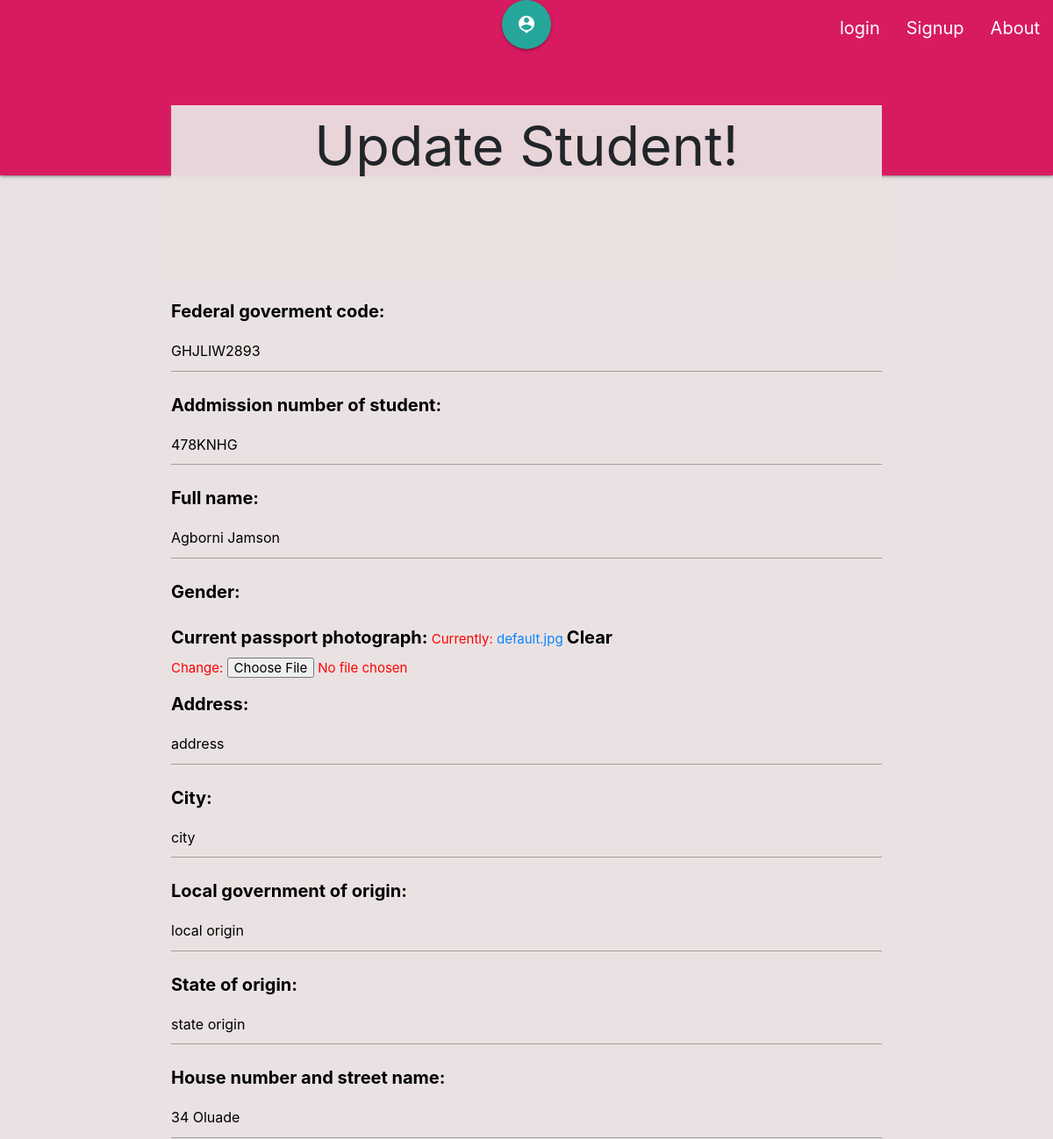
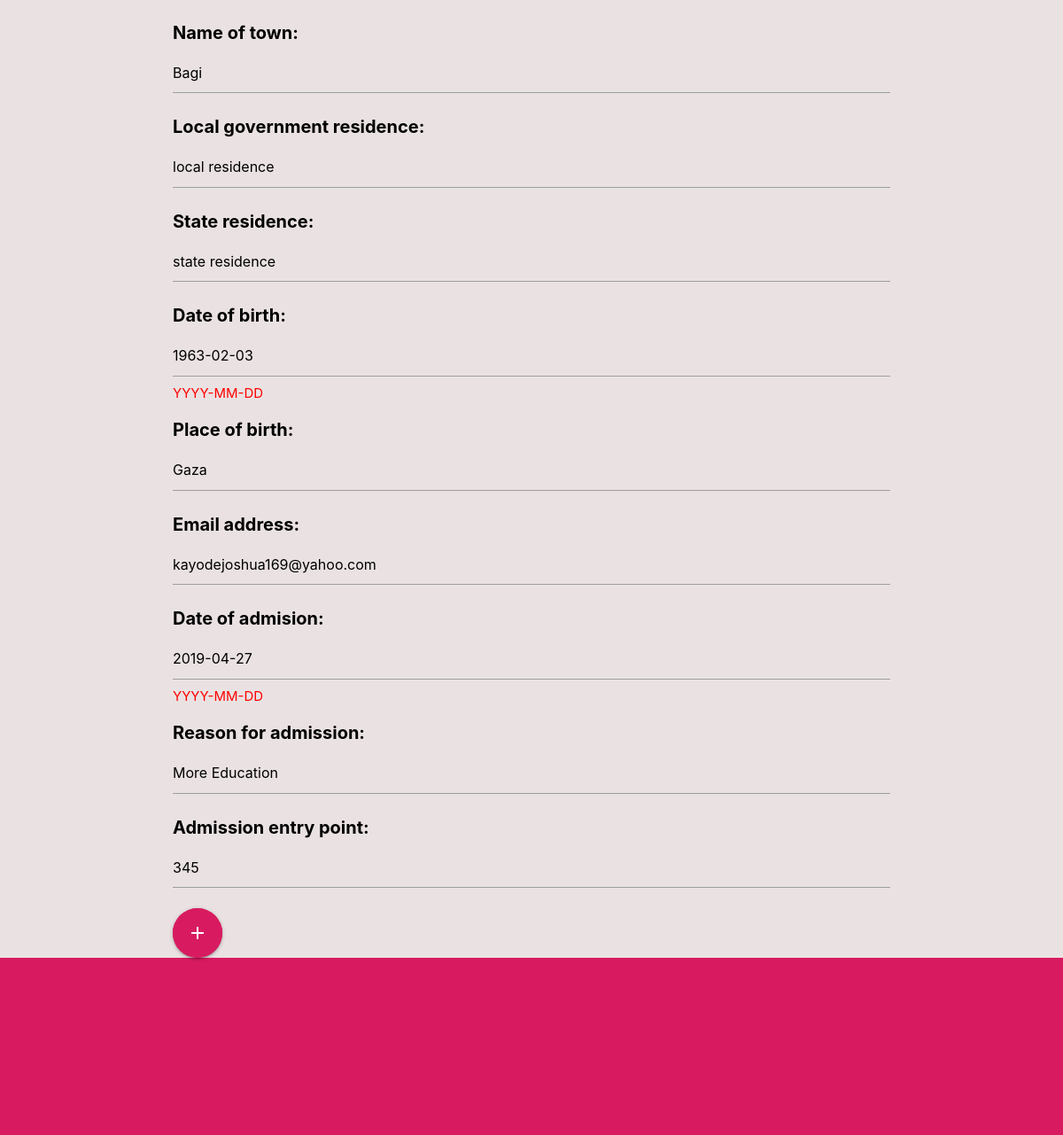
The app's page /update/1/agborni-jamson with its own data (2 pictures, top to bottom).
### app/models.py (models this page shows, shortened)
class Student(models.Model):
    GENDER = (
        ('M', 'Male'),
        ('F', 'Female'),
    )
    created_by = models.ForeignKey(User, on_delete=models.CASCADE)
    federal_goverment_code = models.CharField(max_length=300, blank=True, null=True)
    addmission_number_of_student = models.CharField(max_length=300, blank=True, null=True)
    full_name = models.CharField(max_length=300)
    slug = models.SlugField(max_length=300, verbose_name = "slug")
    gender = models.CharField(max_length=1, choices=GENDER, blank=True, null=True)
    current_passport_photograph = models.ImageField(default='default.jpg',
                         blank=True, null=True)
    address = models.CharField(max_length=200, default='address',
                         blank=True, null=True)
    city = models.CharField(max_length=100, default='city',
                         blank=True, null=True)
    local_government_of_origin = models.CharField(max_length=20,
                         null=True, blank=True, default='local origin')
    state_of_origin = models.CharField(max_length=20, null=True, blank=True,
                        default='state origin')
    house_number_and_street_name = models.CharField(max_length=300,
                            blank=True, null=True)
    name_of_town = models.CharField(max_length=300, blank=True, null=True)
    local_government_residence = models.CharField(max_length=20,
                        default='local residence', blank=True, null=True)
    state_residence = models.CharField(max_length=20, null=True,
                        default='state residence', blank=True)
    date_of_birth = models.DateField( blank=True, null=True, help_text="YYYY-MM-DD")
    place_of_birth = models.CharField(max_length=300, blank=True, null=True)
    email_address = models.CharField(max_length=300, blank=True, null=True)
    date_of_admision = models.DateField(max_length=300, blank=True, null=True, help_text="YYYY-MM-DD")
    reason_for_admission = models.CharField(max_length=300, blank=True, null=True)
    admission_entry_point = models.CharField(max_length=300, blank=True, null=True)

### app/views.py (the view)
# urls.py: path('update/<int:pk>/<slug:slug>', UpdateStudentFormView.as_view(),
class UpdateStudentFormView(UpdateView):
        model = Student # The model is required alongside the "form_class"
        pk_url_kwarg = 'pk'
        slug_url_kwarg = 'slug'
        query_pk_and_slug = True
        template_name = 'student/update.html'
        form_class = StudentForm
        success_url = '/'

### app/forms.py
class StudentForm(ModelForm):
    class Meta:
        model = Student
        exclude = ['created_by', 'slug']

### app/templates/student/update.html (shortened to what this page needs)
{% extends "base.html" %}
  {% block heading %}
    <div class="container">
      <h1>Update  Student!</h1>
    </div>
  {% endblock heading %}
  {% block content %}
    <div class="container">
         <form action="" method="post">
            {{ form.as_p }}
            <button class="btn-floating btn-large pulse pink darken-1"> <i class="material-icons">add</i></a></button>
        </form>
    </div>
  {% endblock content %}

### app/static/css/style.css (style rules this page uses)
html { box-sizing: border-box; }
*, *::before, *::after { box-sizing: inherit; }
body { background-color: rgba(233, 225, 225, 0.945); font-family: -apple-system, BlinkMacSystemFont, "segoe ui", "helvetica neue", helvetica, ubuntu, roboto, noto, arial, sans-serif; margin: 0; }
a { color: #0a84ff; text-decoration: none; }
span { display: block; color: red; }
p { display: block; color: red; }
div h1 { text-align: center; margin: -80px 0px 20px 0px; font-weight: normal; position: relative; background-color:rgba(233, 225, 225, 0.945); height: 200px; padding: 12px; }
div form label { color: black; font-size: 20px; font-weight: bold; }

### records on screen
Student: federal_goverment_code "GHJLIW2893", addmission_number_of_student "478KNHG", full_name "Agborni Jamson", address "address", city "city", local_government_of_origin "local origin", state_of_origin "state origin", house_number_and_street_name "34 Oluade", name_of_town "Bagi", local_government_residence "local residence", state_residence "state residence", date_of_birth "1963-02-03", place_of_birth "Gaza", email_address "kayodejoshua169@yahoo.com", date_of_admision "2019-04-27", reason_for_admission "More Education", admission_entry_point "345"
